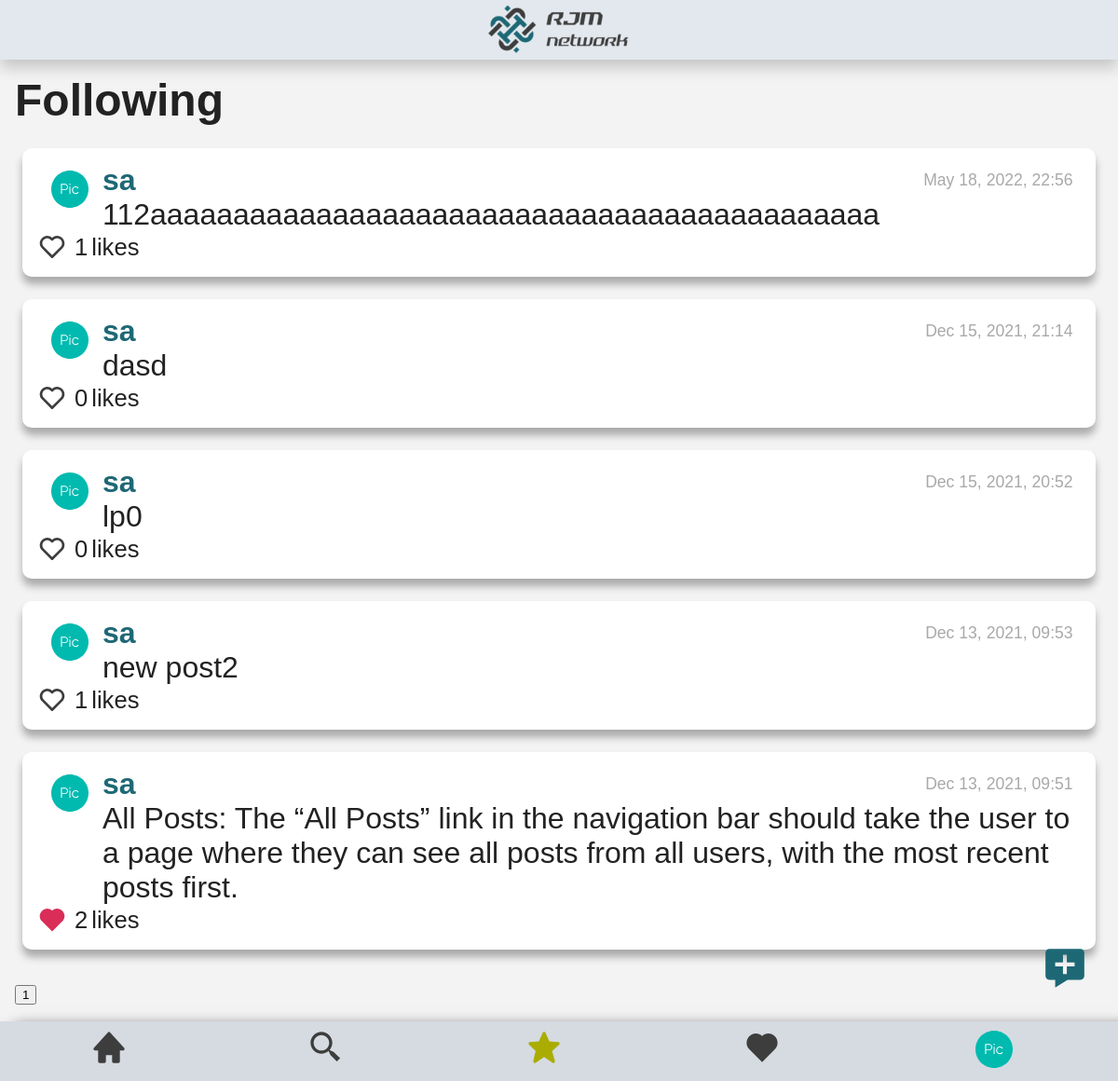
The page /following (signed in) on the database as committed earlier.
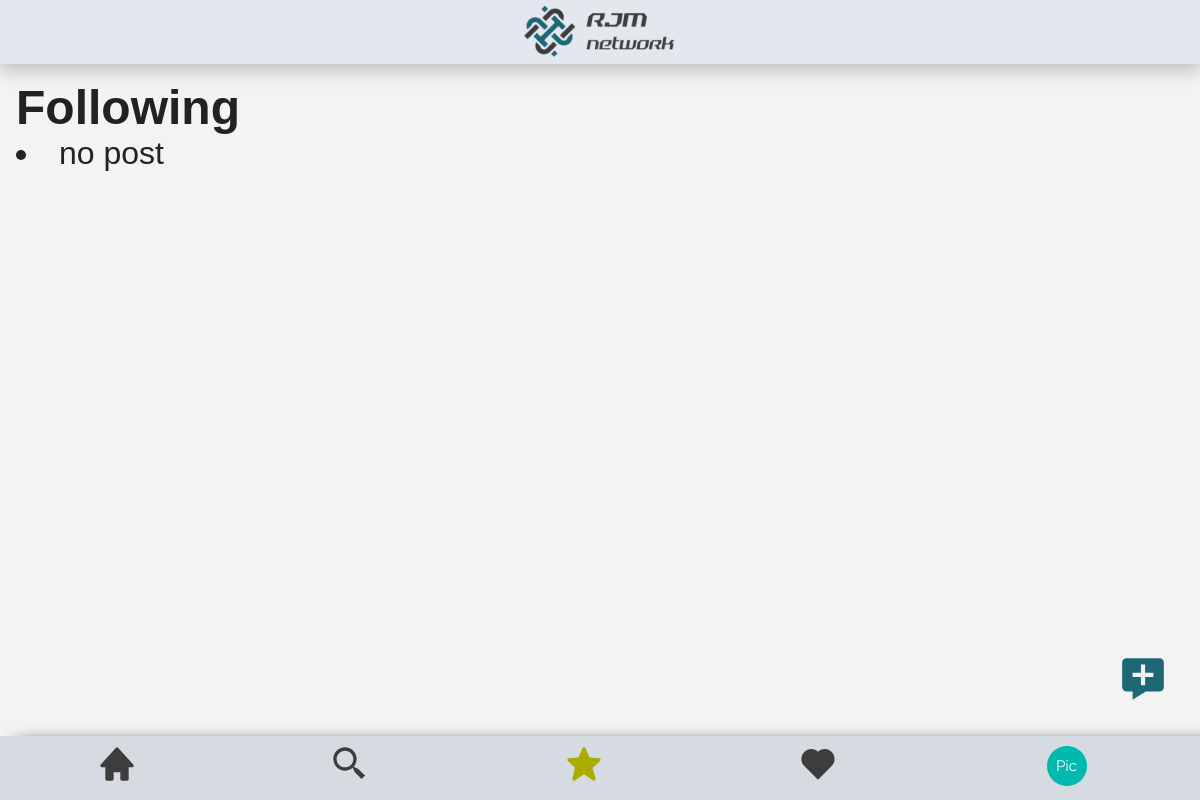
The same page on the database as committed later.
### network/models.py (models this page shows, shortened)
class NewPost(models.Model):
    poster = models.ForeignKey(User, on_delete=models.PROTECT, related_name="posts_posted")
    description = models.TextField(blank=False)
    date_added = models.DateTimeField(auto_now_add=True)

class User(AbstractUser):
    pass

### network/views.py (the view)
# urls.py: path("following", views.following, name="following"),
def following(request):
    if request.user.id:
        follows_filter=[]
        followers = Followers.objects.filter(follower=request.user.id)
        for each_followers_filter in followers:
            print(each_followers_filter.followed.id)
            follows_filter.append(each_followers_filter.followed.id)
        all_posts = NewPost.objects.all()
        all_posts = all_posts.order_by("-date_added")
        all_posts2=all_posts.filter(poster__in=follows_filter)
        total_posts=all_posts2.count()
        all_posts2=all_posts2[:10]
        total_pages=math.ceil(total_posts/10)
        list_total_pages = []
        for i in range(2, total_pages+1):
            list_total_pages.append(i)
        all_likers = Likers.objects.all()
        for post in all_posts2:
            post.date_added = (post.date_added.strftime("%b %d, %Y, %H:%M"))
            post.number_likes=0
            likers = all_likers.filter(post=post.id)
            likers_id = []
            for each_liker in likers:
                post.likers = each_liker.liker.all()
                post.number_likes = each_liker.liker.count()
                for each in each_liker.liker.all():
                    likers_id.append(each.id)
                post.likers_id = likers_id
        return render(request, "network/following.html",{
            "follows_filter":follows_filter,
            "all_posts":all_posts2,
            "list_total_pages":list_total_pages,
        })
    else:
        return render(request, "network/register.html")

### network/templates/network/following.html (shortened to what this page needs)
{% extends "network/layout.html" %}
{% load static %}
{% block body %}
<h3>Following</h3>
    <div id="all_posts_view">
        <div id="page_0">
            {% if all_posts %}
                {% for post in all_posts %}
                    <div id="posts_style">
                        <div id="posts-flex-order">
                            <div id="posts-flex-order-child1">
                            </div>
                            <div id="posts-flex-order-child2">
                                <div id="posts-first-line">
                                    <a id="profile"  href="profile/{{ post.poster.id }}">{{ post.poster }}</a>
                                    <div id="post-{{post.date_added}}" class="date_post"> {{ post.date_added }}</div>
                                </div>
                                <div id="post-description-{{post.id}}" class="description_post"> {{ post.description }} </div>
                            </div>
                        </div>
                        <div id="like_complete">
                            {% if user.id in post.likers_id %}
                                <button class="yes_button" id="like-btn-{{post.id}}" value="heart_full" onclick="like('{{ post.id }}')">
                                    <svg id="heart-img-{{ post.id }}" alt="jacket" width="40" height="40" viewBox="0 0 40 40" fill="none" xmlns="http://www.w3.org/2000/svg">
                                        <path d="M33.6751 7.9851C32.7561 7.05963 31.6632 6.32493 30.4593 5.82324C29.2555 5.32155 27.9643 5.06277 26.6601 5.06177C24.1931 5.06217 21.8162 5.98889 20 7.65843C18.1841 5.98861 15.8071 5.06185 13.34 5.06177C12.0343 5.06313 10.7417 5.3227 9.53661 5.82555C8.33155 6.3284 7.23783 7.06459 6.31838 7.99177C2.39672 11.9301 2.39838 18.0901 6.32172 22.0118L20 35.6901L33.6784 22.0118C37.6017 18.0901 37.6034 11.9301 33.6751 7.9851Z" fill="#DA2D57"/>
                                    </svg>
                                </button>
                            {% else %}
                                <button class="yes_button" id="like-btn-{{post.id}}" value="heart_empty"  onclick="like('{{ post.id }}')">
                                    <svg id="heart-img-{{ post.id }}" alt="jacket" width="40" height="40" viewBox="0 0 40 40" fill="none" xmlns="http://www.w3.org/2000/svg">
                                        <path d="M20 7.65843C18.1841 5.98861 15.8071 5.06185 13.34 5.06177C12.0343 5.06313 10.7417 5.3227 9.53661 5.82555C8.33155 6.3284 7.23783 7.06459 6.31838 7.99177C2.39672 11.9301 2.39838 18.0901 6.32172 22.0118L18.5417 34.2318C18.825 34.7301 19.3717 35.0518 20 35.0518C20.258 35.0493 20.5119 34.9863 20.7411 34.8679C20.9704 34.7495 21.1686 34.579 21.32 34.3701L33.6784 22.0118C37.6017 18.0884 37.6017 11.9301 33.675 7.9851C32.7561 7.05963 31.6632 6.32493 30.4593 5.82324C29.2555 5.32155 27.9643 5.06277 26.66 5.06177C24.1931 5.06217 21.8162 5.98889 20 7.65843ZM31.3184 10.3418C33.9234 12.9601 33.925 17.0501 31.3217 19.6551L20 30.9768L8.67838 19.6551C6.07505 17.0501 6.07672 12.9601 8.67505 10.3484C9.94172 9.08843 11.5984 8.3951 13.34 8.3951C15.0817 8.3951 16.7317 9.08843 17.9884 10.3451L18.8217 11.1784C18.9764 11.3333 19.16 11.4562 19.3622 11.5401C19.5644 11.6239 19.7812 11.6671 20 11.6671C20.2189 11.6671 20.4357 11.6239 20.6379 11.5401C20.8401 11.4562 21.0237 11.3333 21.1784 11.1784L22.0117 10.3451C24.5317 7.8301 28.8017 7.83677 31.3184 10.3418Z" fill="#3D3D3D"/>
                                    </svg>
                                </button>
                            {% endif %}
                            <div id="like-count-{{post.id}}" class="d-inline-block">{{post.number_likes}} </div> likes
                        </div>
                    </div>
                {% endfor %}
                <div id="id_page_buttons">
                    <button id="selected_button" class="no-button" > 1 </button>
                </div>
            {% else %}
                <li>no post</li>
            {% endif %}
        </div>
    </div>
{% endblock %}

Rows that differ between the two databases and show on the page:
no longer on this page (row edited): NewPost: poster "sa", date_added "May 18, 2022, 22:56", description "112aaaaaaaaaaaaaaaaaaaaaaaaaaaaaaaaaaaaaaaaaaaa", number_likes "1"
no longer on this page (row unchanged): NewPost: poster "sa", date_added "Dec 15, 2021, 21:14", description "dasd", number_likes "0"
no longer on this page (row unchanged): NewPost: poster "sa", date_added "Dec 15, 2021, 20:52", description "lp0", number_likes "0"
no longer on this page (row unchanged): NewPost: poster "sa", date_added "Dec 13, 2021, 09:53", description "new post2", number_likes "1"
no longer on this page (row unchanged): NewPost: poster "sa", date_added "Dec 13, 2021, 09:51", description "All Posts: The “All Posts” link in the navigation bar should take the user to a page where they can see all posts from all users, with the most recent posts first.", number_likes "2"
Other text that changed with them:
text no longer shown: "1"
text now shown: "no post"
